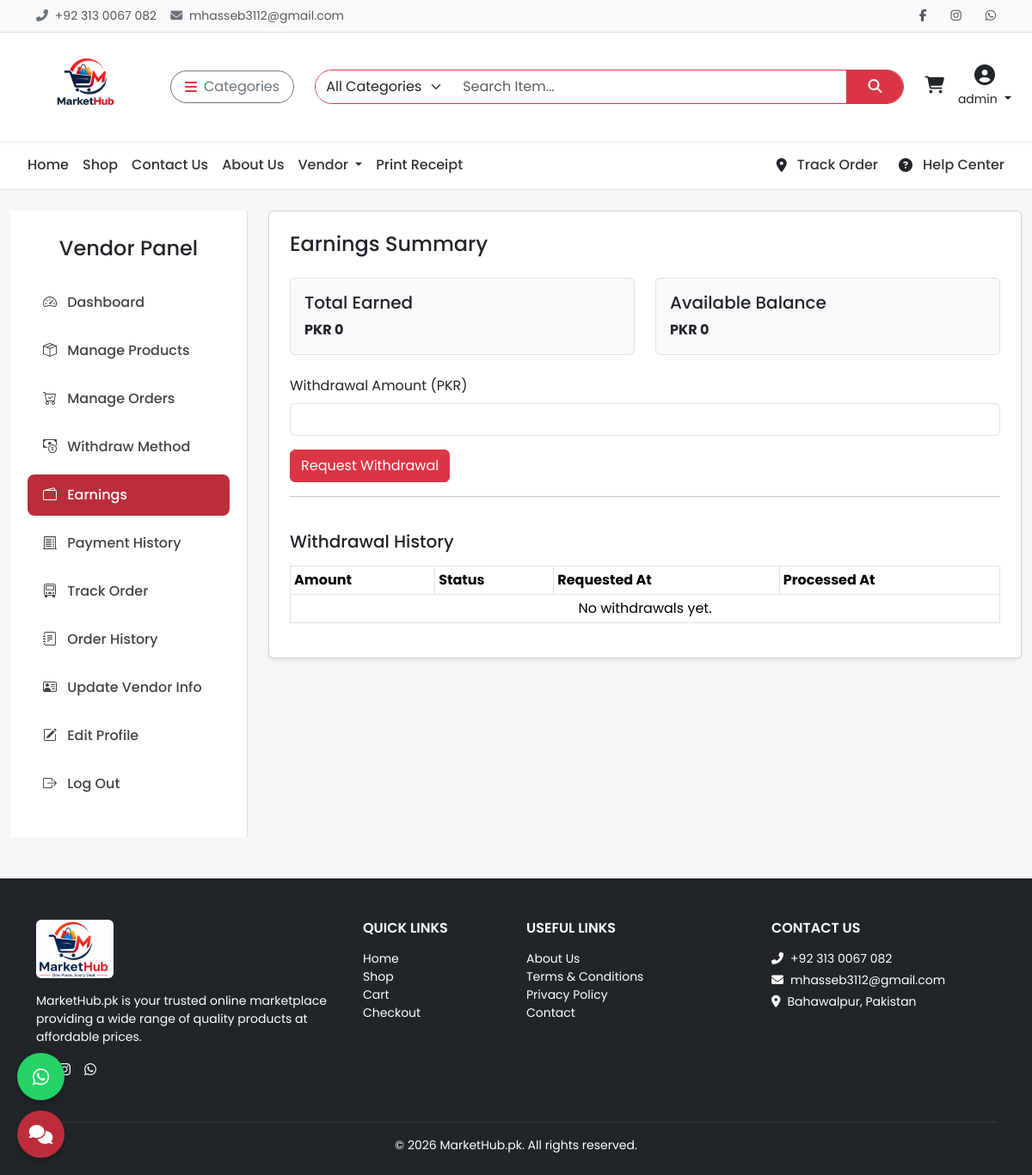
The page /vendor/earnings/ (signed in) on the database its author committed.
### api/models.py (models this page shows, shortened)
class CustomUser(AbstractUser):
    email = models.EmailField(unique=True)
    phone = models.CharField(max_length=20, blank=True)
    profile_image = models.ImageField(upload_to='profiles/', blank=True, null=True)
    is_vendor = models.BooleanField(default=False)
    is_customer = models.BooleanField(default=True)
    address = models.TextField(blank=True)

class Vendor(models.Model):
    user = models.OneToOneField(settings.AUTH_USER_MODEL, related_name='vendor', on_delete=models.CASCADE)
    vendor_slug = models.SlugField(blank=True, null=True)
    slug = models.SlugField(blank=True, null=True)
    business_name = models.CharField(max_length=255)
    business_type = models.CharField(max_length=100, choices=[
        ('Individual', 'Individual'),
        ('Company', 'Company'),
        ('Agency', 'Agency'),
    ])
    registration_number = models.CharField(max_length=100)
    tax_id = models.CharField(max_length=100, blank=True, null=True)
    business_description = models.TextField(blank=True)
    phone_number = models.CharField(max_length=20)
    alternate_phone = models.CharField(max_length=20, blank=True, null=True)
    address = models.TextField()
    city = models.CharField(max_length=100)
    state = models.CharField(max_length=100)
    zip_code = models.CharField(max_length=20)
    country = models.CharField(max_length=100)
    bank_name = models.CharField(max_length=100)
    account_holder_name = models.CharField(max_length=100)
    account_number = models.CharField(max_length=100)
    swift_code = models.CharField(max_length=100)
    total_earnings = models.DecimalField(max_digits=10, decimal_places=2, default=0)
    available_balance = models.DecimalField(max_digits=10, decimal_places=2, default=0)
    business_license = models.FileField(upload_to='vendor/licenses/')
    tax_certificate = models.FileField(upload_to='vendor/tax_docs/', blank=True, null=True)
    id_proof = models.FileField(upload_to='vendor/id_proof/')
    logo = models.ImageField(upload_to='vendor/logos/', blank=True, null=True)
    website = models.URLField(blank=True, null=True)
    social_links = models.TextField(blank=True, help_text="Add links separated by commas")
    average_rating = models.DecimalField(max_digits=3, decimal_places=2, default=0.0)
    total_reviews = models.PositiveIntegerField(default=0)
    verified_vendor = models.BooleanField(default=False)
    preferred_payment_method = models.CharField(max_length=50, choices=[
        ('Bank Transfer', 'Bank Transfer'),
        ('PayPal', 'PayPal'),
    ])
    is_payment_info_verified = models.BooleanField(default=False)
    agreed_to_terms = models.BooleanField(default=False)
    created_at = models.DateTimeField(auto_now_add=True)
    def save(self, *args, **kwargs):
        if not self.vendor_slug:
            self.vendor_slug = slugify(self.business_name)
        super().save(*args, **kwargs)

### api/vendashviews.py (the view, shortened to what this page needs)
# urls.py: path('vendor/earnings/', vendashviews.vendor_earnings, name='vendor_earnings'),
@login_required
def vendor_earnings(request):
    vendor = Vendor.objects.get(user=request.user)
    delivered_items = OrderItem.objects.filter(
        product__vendor=vendor,
        order__status='Delivered'
    )
    total_earned = sum(item.price * item.quantity for item in delivered_items)
    vendor.total_earnings = total_earned
    total_withdrawn = Withdrawal.objects.filter(
        vendor=vendor,
        status__in=['Pending', 'Approved']
    ).aggregate(total=models.Sum('amount'))['total'] or 0
    vendor.available_balance = total_earned - total_withdrawn
    vendor.save()
    withdrawals = Withdrawal.objects.filter(vendor=vendor).order_by('-requested_at')
    return render(request, 'vendor/vendor_earnings.html', {
        'vendor': vendor,
        'withdrawals': withdrawals,
    })

### api/context_processors.py (called while the page is built)
def cart_total_items(request):
    cart = Cart.get_or_create_cart(request)
    return {'cart': cart}

def categories(request):
    return {
        "categories": Category.objects.all()
    }

### api/models.py (called while the page is built)
    @property
    def total_items(self):
        return sum(item.quantity for item in self.items.all())

    @staticmethod
    def get_or_create_cart(request):
        if request.user.is_authenticated:
            cart, _ = Cart.objects.get_or_create(user=request.user, session_key=None)
        else:
            session_key = request.session.session_key
            if not session_key:
                request.session.create()
                session_key = request.session.session_key
            cart, _ = Cart.objects.get_or_create(user=None, session_key=session_key)
        return cart

### templates/vendor/vendor_earnings.html (shortened to what this page needs)
{% extends 'base.html' %}
{% load static %}
{% block content %}
<div class="container-fluid mt-4">
  <div class="row">
    <div class="col-lg-3">
      <div class="sidebar">
        {% include 'includes/sidebar_vendor.html' %}
      </div>
    </div>
    <div class="col-lg-9">
      <div class="card shadow-sm p-4">
        <h4 class="mb-4">Earnings Summary</h4>
        <div class="row mb-4">
          <div class="col-md-6">
            <div class="border p-3 rounded bg-light">
              <h5>Total Earned</h5>
              <p class="mb-0 fw-bold">PKR {{ vendor.total_earnings }}</p>
            </div>
          </div>
          <div class="col-md-6">
            <div class="border p-3 rounded bg-light">
              <h5>Available Balance</h5>
              <p class="mb-0 fw-bold">PKR {{ vendor.available_balance }}</p>
            </div>
          </div>
        </div>
        <form method="post" onsubmit="return confirmWithdrawal();">
          <div class="mb-3">
            <label for="amount" class="form-label">Withdrawal Amount (PKR)</label>
            <input type="number" step="0.01" min="0" class="form-control" id="amount" name="amount" required>
          </div>
          <button type="submit" class="btn btn-danger">Request Withdrawal</button>
        </form>
        <hr>
        <h5 class="mt-4">Withdrawal History</h5>
        <table class="table table-sm table-bordered mt-2">
          <thead>
            <tr>
              <th>Amount</th>
              <th>Status</th>
              <th>Requested At</th>
              <th>Processed At</th>
            </tr>
          </thead>
          <tbody>
            {% for w in withdrawals %}
            <tr>
              <td>PKR {{ w.amount }}</td>
              <td>{{ w.status }}</td>
              <td>{{ w.requested_at|date:"Y-m-d H:i" }}</td>
              <td>{{ w.processed_at|date:"Y-m-d H:i" }}</td>
            </tr>
            {% empty %}
            <tr>
              <td colspan="4" class="text-center">No withdrawals yet.</td>
            </tr>
            {% endfor %}
          </tbody>
        </table>
      </div>
    </div>
  </div>
</div>
{% include 'includes/footer.html' %}
{% endblock %}

### templates/includes/header.html (shortened to what this page needs)
{% load static %}
<div class="topbar border-bottom bg-light py-2 small">
  <div class="container d-flex justify-content-between align-items-center flex-wrap">
    <div class="text-muted d-flex align-items-center gap-3">
      <span><i class="fas fa-phone-alt me-1 text-secondary"></i> +92 313 0067 082</span>
      <span><i class="fas fa-envelope me-1 text-secondary"></i> mhasseb3112@gmail.com</span>
    </div>
    <div class="d-flex align-items-center gap-3 mt-2 mt-md-0">
      <a href="https://www.facebook.com/mhaseeb.haseeb.5817" class="text-muted"><i class="fab fa-facebook-f"></i></a>
      <a href="https://www.instagram.com/muhammadhaseeb012" class="text-muted"><i class="fab fa-instagram"></i></a>
      <a href="https://wa.me/923130067082" class="text-muted"><i class="fab fa-whatsapp"></i></a>
    </div>
  </div>
</div>
<nav class="navbar navbar-expand-lg bg-white shadow-sm sticky-top">
  <div class="container-fluid px-4">
    <a class="navbar-brand me-4 d-flex align-items-center" href="{% url 'home' %}">
      <img src="{% static 'images/logo-1.png' %}" alt="MarketHub" class="img-fluid" style="height: 100px; width: auto;">
    </a>
    <div class="dropdown me-3">
      <button class="btn btn-outline-secondary d-flex align-items-center rounded-pill px-3" type="button"
        data-bs-toggle="dropdown">
        <i class="fas fa-bars me-2 text-danger"></i> Categories
      </button>
    </div>
    <form class="d-flex flex-grow-1 mx-2" method="GET" action="{% url 'search_products' %}">
      <div class="input-group rounded-pill overflow-hidden border border-danger">
        <select name="category" class="form-select border-0" style="max-width: 160px;">
          <option value="">All Categories</option>
        </select>
        <input type="search" name="q" class="form-control border-0" placeholder="Search Item..." required>
        <button class="btn btn-danger rounded-0 px-4" type="submit"><i class="fas fa-search"></i></button>
      </div>
    </form>
    <div class="d-flex align-items-center ms-3 gap-3">
      <a href="#" id="cart-icon" class="text-dark position-relative" data-bs-toggle="offcanvas"
        data-bs-target="#cartSidebar">
        <i class="fas fa-shopping-cart fs-5"></i>
        <br>
      </a>
      {% if user.is_authenticated %}
      <div class="dropdown text-center">
        <a href="#" class="text-dark text-decoration-none dropdown-toggle" data-bs-toggle="dropdown">
          <i class="fas fa-user-circle fs-4"></i><br>
          <small>{{ user.username }}</small>
        </a>
      </div>
      {% else %}
      <a href="#" class="text-dark text-decoration-none text-center" data-bs-toggle="modal"
        data-bs-target="#loginModal">
        <i class="fas fa-sign-in-alt fs-5"></i><br><small>Login</small>
      </a>
      {% endif %}
    </div>
  </div>
</nav>

### templates/base.html (style rules this page uses)
* { font-family: 'Poppins', sans-serif; }
body { background-color: #f4f4f4; }
.topbar { background-color: #f8f9fa; font-size: 14px; padding: 6px 0; }
.topbar a { color: #333; margin-left: 12px; transition: color 0.2s ease; }
.navbar-brand img { height: 44px; }

### templates/vendor/vendor_earnings.html (style rules this page uses)
body { background-color: #f4f6f8; font-family: 'Poppins', sans-serif; }
.sidebar { background: white; padding: 30px 20px; border-right: 1px solid #e0e0e0; min-height: 100%; }

### rows shown on the page
CustomUser: username "admin"
Vendor: total_earnings "0", available_balance "0"

### other values the page prints
{{ year|default:2026 }} "2026"
